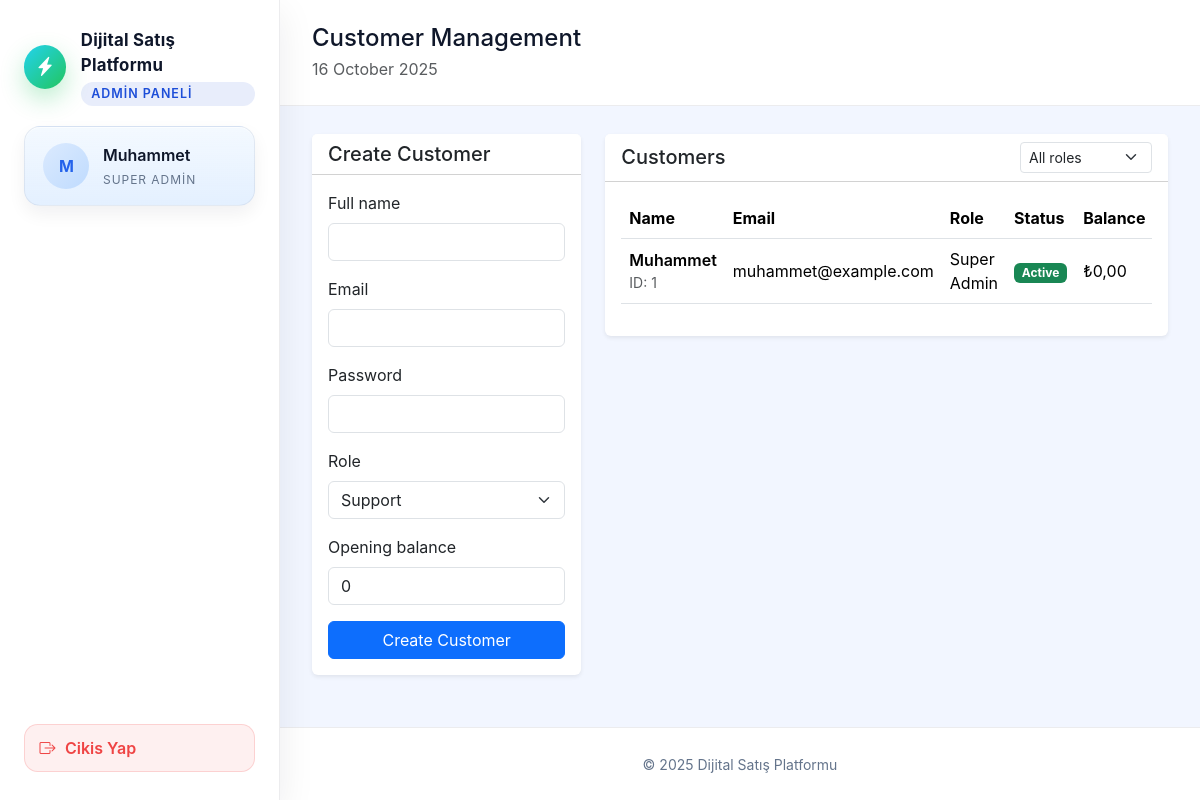
The page /admin/users.php (signed in) on the database its author committed.
### tables this page shows
CREATE TABLE IF NOT EXISTS users (
    id INT AUTO_INCREMENT PRIMARY KEY,
    name VARCHAR(150) NOT NULL,
    email VARCHAR(150) NOT NULL UNIQUE,
    password_hash VARCHAR(255) NOT NULL,
    role ENUM('super_admin','admin','finance','support','content','customer') NOT NULL DEFAULT 'customer',
    balance DECIMAL(12,2) NOT NULL DEFAULT 0,
    status ENUM('active','inactive') NOT NULL DEFAULT 'active',
    low_balance_since DATETIME NULL DEFAULT NULL,
    created_at DATETIME NOT NULL DEFAULT CURRENT_TIMESTAMP,
    updated_at DATETIME NULL DEFAULT NULL ON UPDATE CURRENT_TIMESTAMP
);

### app/Settings.php (called while the page is built, shortened)
<?php
class Settings
{
    public static function get($key, $default = null)
    {
        $pdo = Database::connection();
        $stmt = $pdo->prepare('SELECT setting_value FROM system_settings WHERE setting_key = :key LIMIT 1');
        $stmt->execute(['key' => $key]);
        $value = $stmt->fetchColumn();
        if ($value === false) {
            return $default;
        }
        return $value;
    }
}

### app/Helpers.php (called while the page is built, shortened)
<?php
class Helpers
{
    public static function siteName()
    {
        try {
            $value = Settings::get('site_name');
            $value = $value !== null ? trim($value) : '';
        } catch (\Throwable $exception) {
            return 'Dijital Satış Platformu';
        }
        return $value !== '' ? $value : 'Dijital Satış Platformu';
    }
    public static function sanitize($value)
    {
        return htmlspecialchars((string)$value, ENT_QUOTES | ENT_SUBSTITUTE, 'UTF-8');
    }
    public static function activeCurrency()
    {
        return 'TRY';
    }
    public static function formatCurrency($amount, $baseCurrency = 'TRY')
    {
        return Currency::format((float)$amount, self::activeCurrency());
    }
}

### app/Auth.php (called while the page is built, shortened)
<?php
class Auth
{
    private static $roleLabels = array(
        'super_admin' => 'Super Admin',
        'admin' => 'Admin',
        'finance' => 'Finance',
        'support' => 'Support',
        'content' => 'Content',
        'customer' => 'Customer',
    );
    public static function roles()
    {
        return array_keys(self::$roleLabels);
    }
    public static function assignableRoles($actor)
    {
        $role = is_array($actor) ? (isset($actor['role']) ? $actor['role'] : null) : $actor;
        if ($role === 'super_admin') {
            return self::roles();
        }
        return array('customer');
    }
    public static function roleLabel($role)
    {
        return isset(self::$roleLabels[$role]) ? self::$roleLabels[$role] : ucfirst($role);
    }
    public static function findUser($userId)
    {
        $pdo = Database::connection();
        $stmt = $pdo->prepare('SELECT * FROM users WHERE id = :id LIMIT 1');
        $stmt->execute(['id' => $userId]);
        return $stmt->fetch(PDO::FETCH_ASSOC) ?: null;
    }
}

### bootstrap.php (called while the page is built, shortened)
    <?php
if (!empty($_SESSION['user'])) {
    $freshUser = App\Auth::findUser((int)$_SESSION['user']['id']);
}

### app/Currency.php (called while the page is built, shortened)
<?php
class Currency
{
    public static function format($amount, $currency = 'TRY')
    {
        $formatted = number_format((float)$amount, 2, ',', '.');
        return self::symbol($currency) . $formatted;
    }
    public static function symbol($currency)
    {
        return '₺';
    }
}

### admin/users.php (the view, shortened to what this page needs)
<?php
require __DIR__ . '/../bootstrap.php';
$currentUser = $_SESSION['user'];
$pdo = Database::connection();
$assignableRoles = Auth::assignableRoles($currentUser);
$userQuery = 'SELECT * FROM users';
$params = array();
$userQuery .= ' ORDER BY created_at DESC';
$stmt = $pdo->prepare($userQuery);
$stmt->execute($params);
$users = $stmt->fetchAll();
$pageTitle = 'Customer Management';
include __DIR__ . '/templates/header.php';
?>
<div class="row g-4">
    <div class="col-lg-4">
        <div class="card border-0 shadow-sm">
            <div class="card-header bg-white">
                <h5 class="mb-0">Create Customer</h5>
            </div>
            <div class="card-body">
                <form method="post">
                    <div class="mb-3">
                        <label class="form-label">Full name</label>
                        <input type="text" class="form-control" name="name" required>
                    </div>
                    <div class="mb-3">
                        <label class="form-label">Email</label>
                        <input type="email" class="form-control" name="email" required>
                    </div>
                    <div class="mb-3">
                        <label class="form-label">Password</label>
                        <input type="text" class="form-control" name="password" required>
                    </div>
                    <div class="mb-3">
                        <label class="form-label">Role</label>
                        <select class="form-select" name="role">
                            <?php foreach ($assignableRoles as $roleOption): ?>
                                <option value="<?= htmlspecialchars($roleOption, ENT_QUOTES, 'UTF-8') ?>" <?= ((isset($_POST['role']) ? $_POST['role'] : 'support') === $roleOption) ? 'selected' : '' ?>><?= Helpers::sanitize(Auth::roleLabel($roleOption)) ?></option>
                            <?php endforeach; ?>
                        </select>
                    </div>
                    <div class="mb-3">
                        <label class="form-label">Opening balance</label>
                        <input type="number" step="0.01" class="form-control" name="balance" value="0">
                    </div>
                    <button type="submit" class="btn btn-primary w-100">Create Customer</button>
                </form>
            </div>
        </div>
    </div>
    <div class="col-lg-8">
        <div class="card border-0 shadow-sm">
            <div class="card-header bg-white d-flex justify-content-between align-items-center">
                <h5 class="mb-0">Customers</h5>
                <form method="get" class="d-flex align-items-center gap-2">
                    <select name="role" class="form-select form-select-sm" onchange="this.form.submit()">
                        <option value="">All roles</option>
                    </select>
                </form>
            </div>
            <div class="card-body">
                <div class="table-responsive">
                    <table class="table align-middle">
                        <thead>
                        <tr>
                            <th>Name</th>
                            <th>Email</th>
                            <th>Role</th>
                            <th>Status</th>
                            <th>Balance</th>
                        </tr>
                        </thead>
                        <tbody>
                        <?php foreach ($users as $user): ?>
                            <tr>
                                <td>
                                    <div class="fw-semibold"><?= Helpers::sanitize($user['name']) ?></div>
                                    <div class="text-muted small">ID: <?= (int)$user['id'] ?></div>
                                </td>
                                <td><?= Helpers::sanitize($user['email']) ?></td>
                                <td><?= Helpers::sanitize(Auth::roleLabel($user['role'])) ?></td>
                                <td>
                                    <span class="badge <?= $user['status'] === 'active' ? 'bg-success' : 'bg-secondary' ?>">
                                        <?= Helpers::sanitize($user['status'] === 'active' ? 'Active' : 'Inactive') ?>
                                    </span>
                                </td>
                                <td><?= Helpers::sanitize(Helpers::formatCurrency((float)$user['balance'])) ?></td>
                            </tr>
                        <?php endforeach; ?>
                        </tbody>
                    </table>
                </div>
            </div>
        </div>
    </div>
</div>
<?php include __DIR__ . '/templates/footer.php';

### admin/templates/header.php (shortened to what this page needs)
<?php
$user = isset($_SESSION['user']) ? $_SESSION['user'] : null;
$pageHeadline = isset($pageTitle) ? $pageTitle : 'Panel';
$siteName = Helpers::siteName();
$currentScript = isset($_SERVER['SCRIPT_NAME']) ? $_SERVER['SCRIPT_NAME'] : '';
$isAdminArea = false;
$isAdminRole = $user ? Auth::isAdminRole($user['role']) : false;
if ($isAdminRole) {
    $isAdminArea = strpos($currentScript, '/admin/') === 0;
}
?>
<!DOCTYPE html>
<html lang="tr">
<head>
    <link href="https://cdn.jsdelivr.net/npm/bootstrap@5.3.2/dist/css/bootstrap.min.css" rel="stylesheet">
    <link href="https://cdn.jsdelivr.net/npm/bootstrap-icons@1.11.1/font/bootstrap-icons.css" rel="stylesheet">
    <link href="/assets/admin/css/admin.css" rel="stylesheet">
</head>
<body>
<div class="app-shell">
    <?php if ($user): ?>
        <aside class="app-sidebar" id="appSidebar" aria-hidden="true">
            <div class="sidebar-brand">
                <a href="<?= $isAdminArea ? '/admin/dashboard.php' : '/dashboard.php' ?>" class="sidebar-logo">
                    <span class="sidebar-logo-icon">
                        <i class="bi bi-lightning-charge-fill"></i>
                    </span>
                    <span class="sidebar-logo-text">
                        <span class="sidebar-logo-headline"><?= Helpers::sanitize($siteName) ?></span>
                        <span class="sidebar-logo-subtitle"><?= $isAdminArea ? Helpers::sanitize('Admin Paneli') : Helpers::sanitize('Kontrol Paneli') ?></span>
                    </span>
                </a>
            </div>
            <?php if ($user): ?>
                <div class="sidebar-user">
                    <div class="sidebar-user-avatar">
                        <span><?= Helpers::sanitize(strtoupper(substr(isset($user['name']) ? $user['name'] : 'U', 0, 1))) ?></span>
                    </div>
                    <div class="sidebar-user-meta">
                        <div class="sidebar-user-name"><?= Helpers::sanitize(isset($user['name']) ? $user['name'] : '') ?></div>
                        <div class="sidebar-user-role"><?= Helpers::sanitize(Auth::roleLabel($user['role'])) ?></div>
                    </div>
                </div>
            <?php endif; ?>
            <nav class="sidebar-nav">
                <div class="sidebar-scroll">
                </div>
            </nav>
            <div class="sidebar-footer">
                <a href="/logout.php" class="sidebar-logout">
                    <i class="bi bi-box-arrow-right"></i>
                    <span><?= Helpers::sanitize('Cikis Yap') ?></span>
                </a>
            </div>
        </aside>
    <?php endif; ?>
    <div class="app-main d-flex flex-column flex-grow-1">
        <?php if ($user): ?>
            <header class="app-topbar d-flex align-items-center justify-content-between gap-3">
                <div class="d-flex align-items-center gap-3">
                    <div>
                        <h1 class="h4 mb-1"><?= Helpers::sanitize($pageHeadline) ?></h1>
                        <p class="text-muted mb-0"><?= date('d F Y') ?></p>
                    </div>
                </div>
            </header>
        <?php endif; ?>
        <main class="app-content flex-grow-1 container-fluid">

### assets/admin/css/admin.css (style rules this page uses)
body { background-color: #f2f6ff; min-height: 100vh; margin: 0; font-family: 'Inter', 'Segoe UI', sans-serif; color: #0f172a; }
.app-shell { display: flex; min-height: 100vh; position: relative; }
.app-sidebar { width: 280px; background: #ffffff; color: #0f172a; display: flex; flex-direction: column; padding: 1.75rem 1.5rem; position: sticky; top: 0; min-height: 100vh; max-height: 100vh; border-right: 1px solid rgba(15, 23, 42, 0.08); box-shadow: 0 12px 35px rgba(15, 23, 42, 0.08); z-index: 1030; overflow-x: hidden; overflow-y: auto; }
.sidebar-brand { margin-bottom: 1.25rem; }
.sidebar-logo { display: flex; align-items: center; gap: 0.9rem; text-decoration: none; color: inherit; }
.sidebar-logo-icon { width: 44px; height: 44px; border-radius: 50%; display: flex; align-items: center; justify-content: center; background: linear-gradient(135deg, #22d3ee 0%, #22c55e 100%); color: #fff; font-size: 1.2rem; box-shadow: 0 10px 25px rgba(34, 197, 94, 0.3); }
.sidebar-logo-text { display: flex; flex-direction: column; gap: 0.25rem; }
.sidebar-logo-headline { font-weight: 700; font-size: 1.05rem; letter-spacing: 0.015em; }
.sidebar-logo-subtitle { font-size: 0.78rem; font-weight: 600; color: #1d4ed8; background: rgba(29, 78, 216, 0.1); border-radius: 999px; padding: 0.15rem 0.65rem; letter-spacing: 0.08em; text-transform: uppercase; }
.sidebar-user { display: flex; align-items: center; gap: 0.85rem; padding: 1rem 1.15rem; background: linear-gradient(180deg, rgba(241, 248, 255, 0.8) 0%, rgba(226, 239, 255, 0.95) 100%); border: 1px solid rgba(148, 163, 184, 0.18); border-radius: 16px; box-shadow: inset 0 1px 0 rgba(255, 255, 255, 0.65), 0 8px 18px rgba(15, 23, 42, 0.06); margin-bottom: 1.5rem; }
.sidebar-user-avatar { width: 46px; height: 46px; border-radius: 50%; display: flex; align-items: center; justify-content: center; font-weight: 700; font-size: 1rem; color: #2563eb; background: linear-gradient(135deg, #dbeafe 0%, #bfdbfe 100%); }
.sidebar-user-meta { display: flex; flex-direction: column; gap: 0.25rem; }
.sidebar-user-name { font-size: 1rem; font-weight: 600; }
.sidebar-user-role { font-size: 0.75rem; letter-spacing: 0.08em; text-transform: uppercase; color: #64748b; }
.sidebar-nav { flex: 1; display: flex; flex-direction: column; margin-top: 1.5rem; min-height: 0; }
.sidebar-scroll { flex: 1; overflow-y: auto; padding-right: 0.4rem; padding-bottom: 1.5rem; scrollbar-width: thin; }
.sidebar-footer { margin-top: auto; }
.sidebar-logout { display: flex; align-items: center; gap: 0.6rem; padding: 0.7rem 0.9rem; border-radius: 0.85rem; text-decoration: none; font-weight: 600; color: #ef4444; border: 1px solid rgba(239, 68, 68, 0.18); background: rgba(239, 68, 68, 0.08); transition: background 0.2s ease, border 0.2s ease; }
.app-main { flex: 1; display: flex; flex-direction: column; }
.app-topbar { padding: 1.5rem 2rem; border-bottom: 1px solid rgba(15, 23, 42, 0.08); background: #ffffff; }
.app-content { padding: 1.75rem 2rem; }

### rows shown on the page
users: name "M", name "Muhammet", role "SUPER ADMIN", id "1", email "muhammet@example.com", role "Super Admin", status "Active", balance "₺0,00"

### other values the page prints
Helpers::sanitize($siteName) "Dijital Satış Platformu"
Helpers::sanitize('Admin Paneli') "ADMIN PANELI"
Helpers::sanitize('Cikis Yap') "Cikis Yap"
Helpers::sanitize($pageHeadline) "Customer Management"
Helpers::sanitize(Helpers::siteName()) "Dijital Satış Platformu"
form field role "Support"
